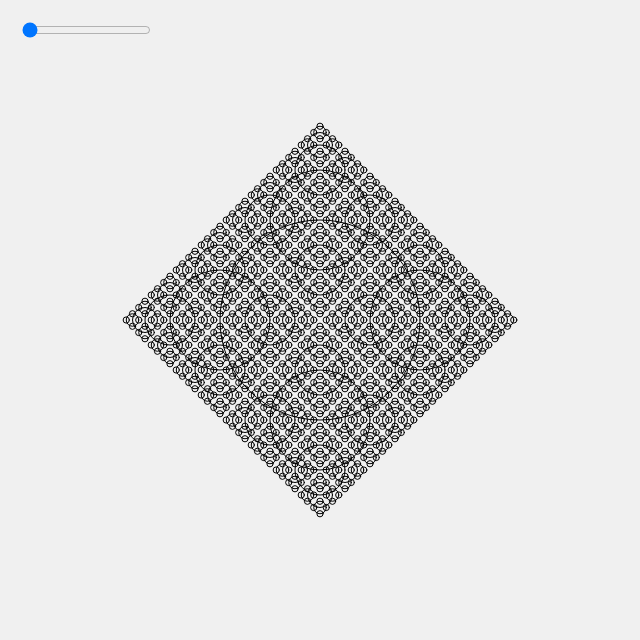
Frame 1 (no input)
Frame 60 (no input): identical to frame 1, image omitted
Frame 120 (the mouse pressed at the canvas centre since frame 60): identical to frame 1, image omitted

The p5.js sketch that drew this single still picture (run headless with seeded random() and noise() and a simulated clock; from frame 60 on, the mouse is pressed at the canvas centre):

// p5.js sketch
// ── sketch.js
/// <reference path="../../p5.global-mode.d.ts" />
var slider;
function drawCircle(x,y,r) {
    var v = slider.value();
    stroke(0);
    noFill();
    ellipse(x, y, r, r);
    if (r > v) {
        drawCircle(x + r/2, y, r/2);
        drawCircle(x - r/2, y, r/2);
        drawCircle(x, y + r/2, r/2);
        drawCircle(x, y - r/2, r/2);
    }
}
function setup() {
    slider = createSlider(8, 200, 8);
    slider.position(20, 20);
    createCanvas(640, 640);
}
function draw() {
    background(240);
    drawCircle(width/2, height/2, 200);
}
